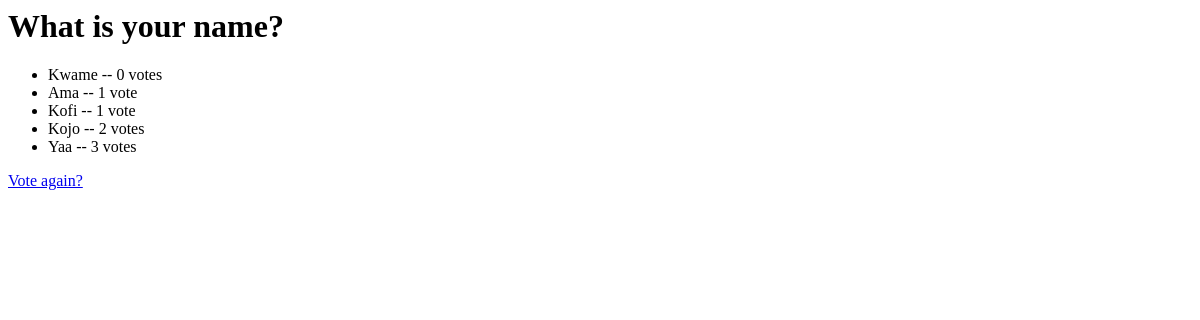
Before: /newpolls/1/results/ with the older database file.
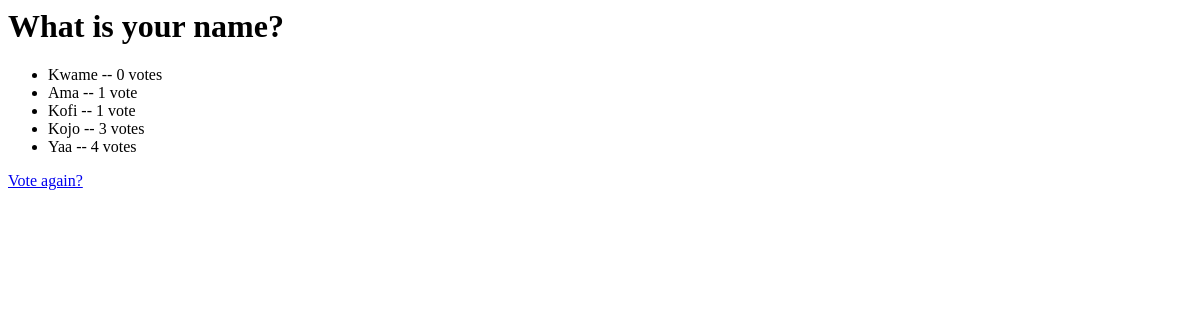
After: the same page with the newer database file.
### polls/models.py (models this page shows, shortened)
class Choice(models.Model):
    question = models.ForeignKey(Question, on_delete=models.CASCADE)
    choice_text = models.CharField(max_length=200)
    votes = models.IntegerField(default=0)

### polls/views.py (the view)
# urls.py: path('<int:question_id>/results/', views.results, name='results'),
def results(request, question_id):
    question = Question.objects.get( pk=question_id)
    return render(request, 'polls/results.html', {'question': question})

### polls/templates/Polls/results.html
<h1>{{ question.question_text }}</h1>
<ul>
{% for choice in question.choice_set.all %}
    <li>{{ choice.choice_text }} -- {{ choice.votes }} vote{{ choice.votes|pluralize }}</li>
{% endfor %}
</ul>
<a href="{% url 'polls:detail' question.id %}">Vote again?</a>

Changed rows visible on the page:
changed Choice "Kojo": votes "2" → "3"
changed Choice "Yaa": votes "3" → "4"
